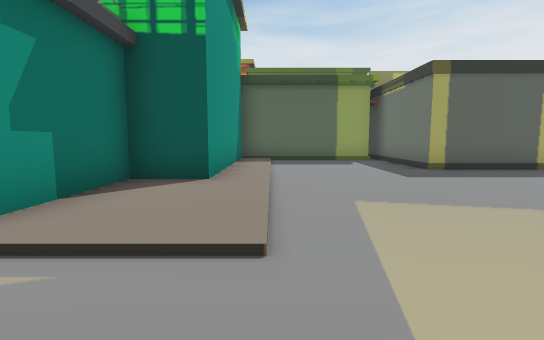
[1] (above)

22 first-person views from a walk through a Unity game level. The camera is 1.3 m above the floor, tilts 6° down and sees 85° across. The floor is counted in squares, 2 m on a side. Each view is taken from the middle of a square. On the plan, view 1 faces up. The plan holds only what a view shows up to about 9 squares ahead; the rest is blank. The place goes on beyond the plan.

[2]
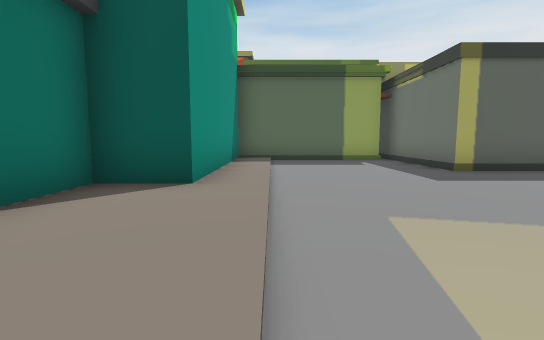

[3]
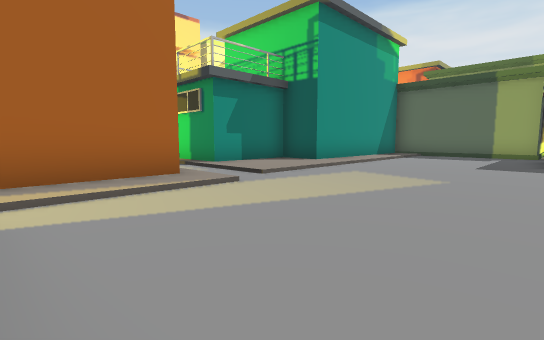

[4]
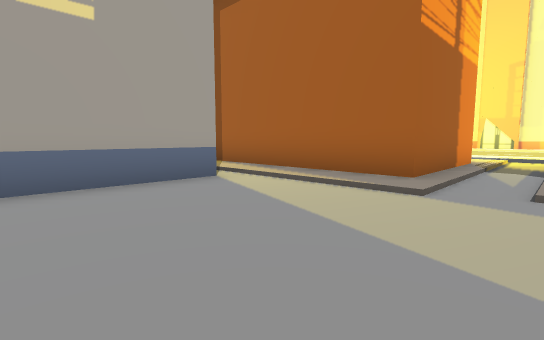

[5]
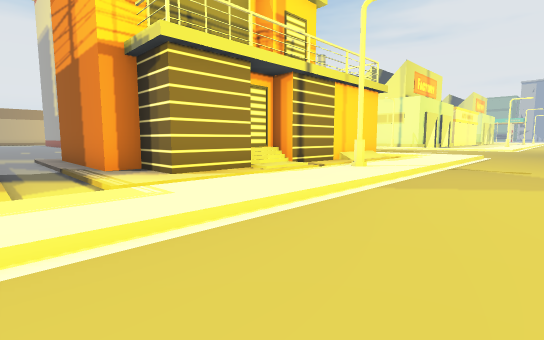

[6]
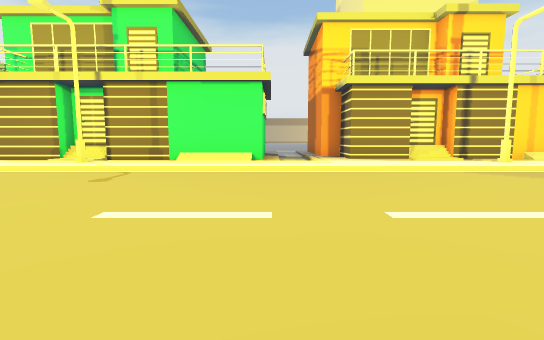

[7]
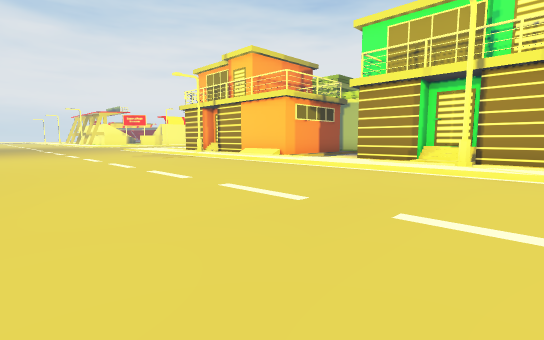

[8]
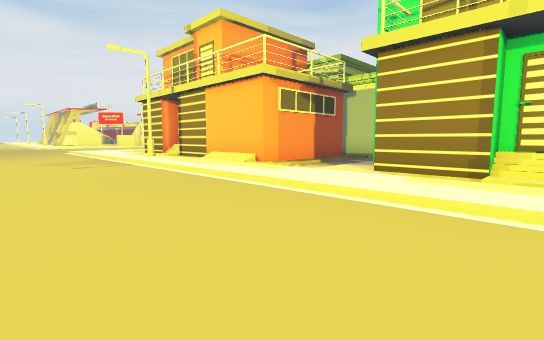

[9]
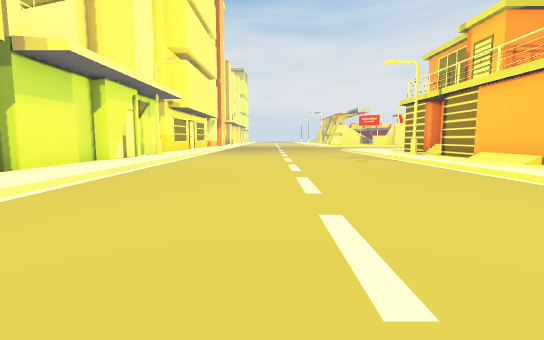

[10]
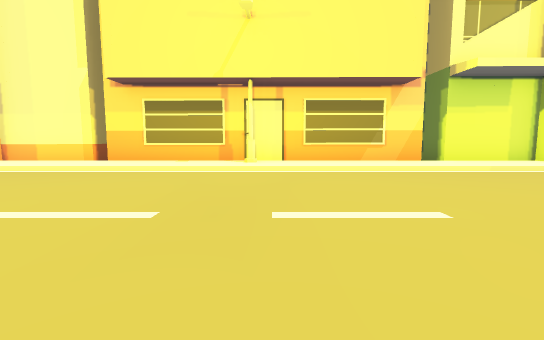

[11]
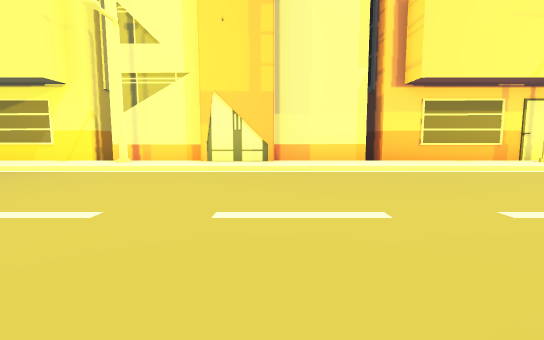

[12]
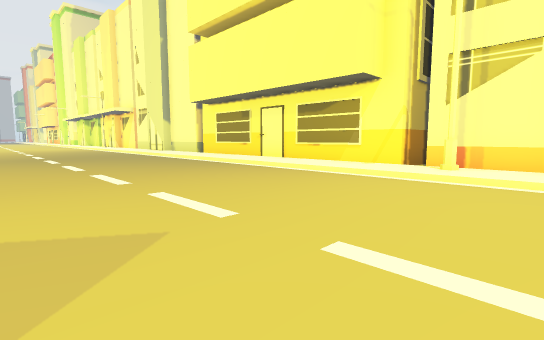

[13]
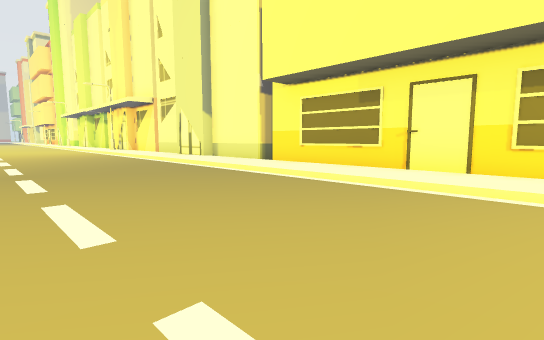

[14]
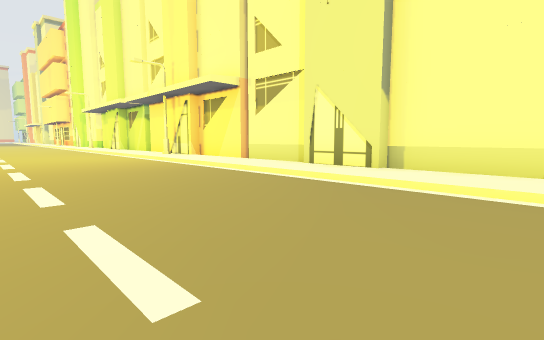

[15]
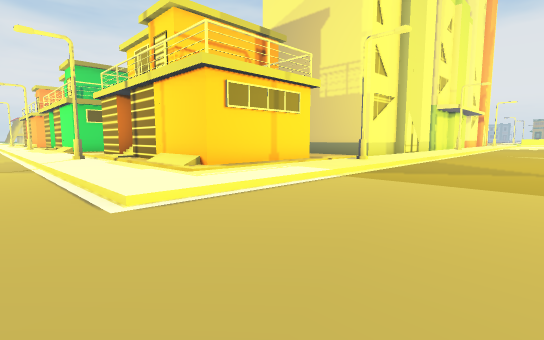

[16]
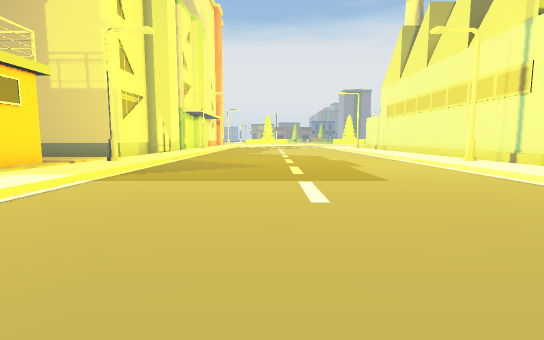

[17]
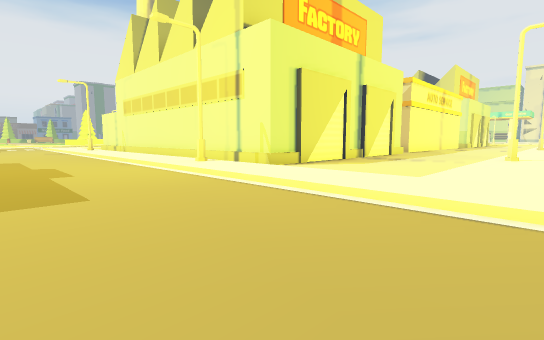

[18]
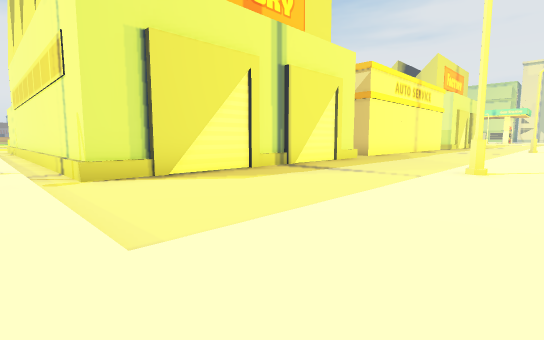

[19]
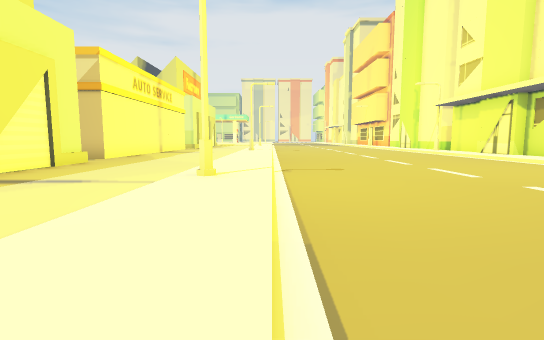

[20]
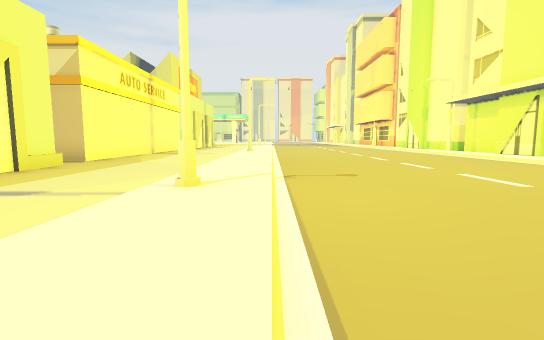

[21]
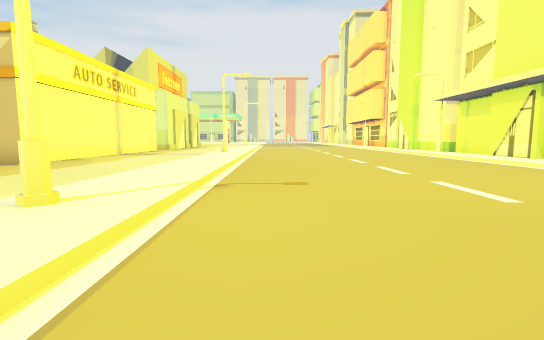

[22]
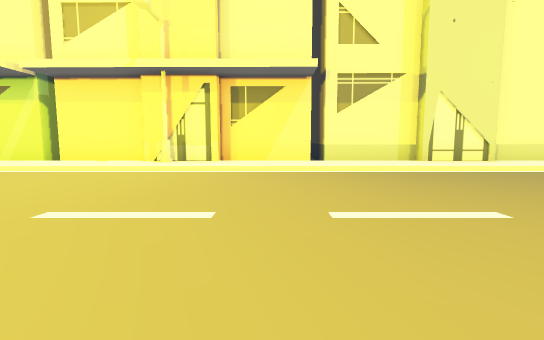

### Floor plan
Key: @ floor where view 1 was taken; # wall or solid block; . main floor; : floor 0.25 m higher than the main floor; / step, stairs or slope; B building; S streetlight; O other object.
Columns run from 18 left of view 1 to 4 right of it. Each row starts with its distance up from view 1.
 16        .../O
 15   B/....../:#
 14  BB/....../:#
 13  B:/....../:####
 12  B:/....../:////
 11 BB:/....../:....
 10  B:/....../:::#  #BBBB#
  9  B:/....../:#    #/...#
  8  B:/....../:##   #/...#
  7  B:/......///#   #/...#
  6  BS/....../S##   #/....
  5  B:/....../:#  ###/....
  4  B:/....../:#  #::/....
  3 BB:/....../:####::/....
  2  B:/....../:///////....
  1  B:/....../:///////....
  0  B:/....../:/#####@....
 -1  B:/....../:/#   #:....
 -2  B:/....../:/#   #:....
 -3  B:/....../:/#   #:BBBB
 -4  BS/....../S/#   #:
 -5 BB:/......///#   #
 -6  B:/......///#
 -7  B:/......///####::
 -8  B:/....../:///////
 -9  B:/....../:::::S::
-10  B:/......//////////
-11  B:/................
-12  B:/.... ...........
-13  B:/.... ..........
-14  B:/....  ..........
-15  B:/....  ...........
-16  B:/....  ...........
-17  B:/....  ///////////
-18  B:/....  /:::::S:::
-19  B:/....  /:....BBBBBBB
-20  B:/....../:...BB
-21  B:/....../:...BB
-22  B:/....../:...B
-23  B:/....../:...BB
-24  BS/....../S...BB
-25  B:/....../:...BB
-26  B:/....../:...B
-27  B:/....../:...BB
-28  B:/....../:.....
-29  B:/....../:....BBB
-30  B:/....../:....B

Where each view was taken, in squares from view 1:
view 1: 0 up, 0 right, facing up
view 2: 1 up, 0 right, facing up
view 3: 2 down, 4 right, facing up-left
view 4: 2 up, 4 right, facing down-left
view 5: 2 up, 10 left, facing down-right
view 6: 2 up, 14 left, facing right
view 7: 5 up, 14 left, facing up-right
view 8: 7 up, 11 left, facing up-right
view 9: 6 up, 12 left, facing up
view 10: 7 up, 9 left, facing left
view 11: 0 up, 9 left, facing left
view 12: 2 down, 10 left, facing down-left
view 13: 7 down, 11 left, facing down-left
view 14: 13 down, 11 left, facing down-left
view 15: 13 down, 9 left, facing up-right
view 16: 13 down, 9 left, facing right
view 17: 14 down, 8 left, facing down-right
view 18: 18 down, 8 left, facing down-right
view 19: 19 down, 8 left, facing down
view 20: 20 down, 8 left, facing down
view 21: 21 down, 9 left, facing down
view 22: 21 down, 9 left, facing left
